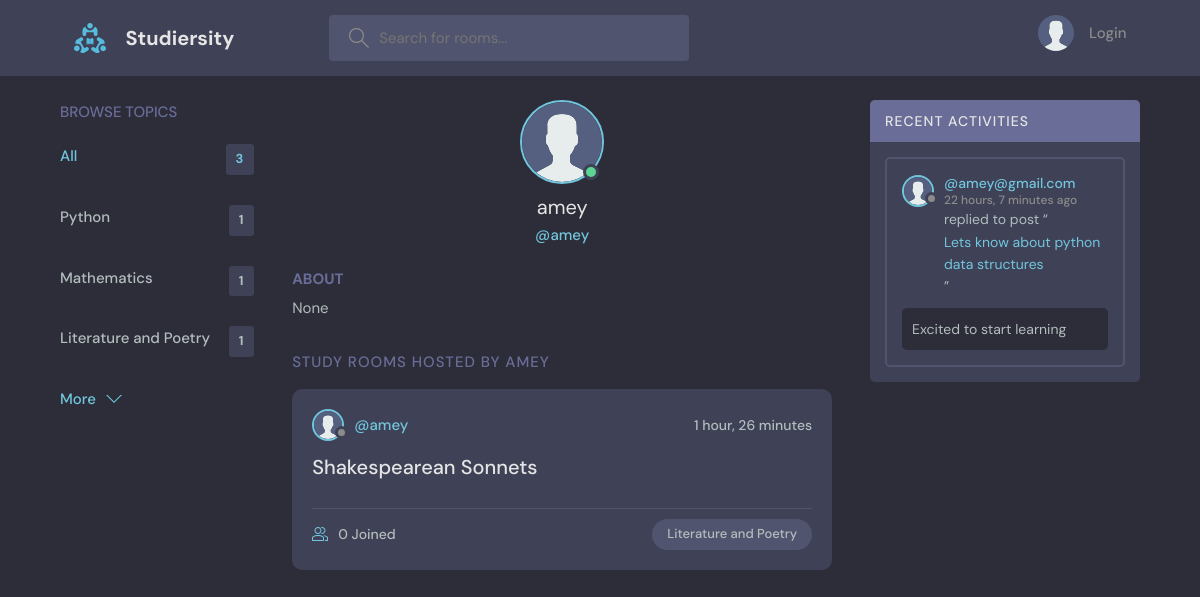
Screenshot of /profile/3/ with the database file from the repository.
### base/models.py (models this page shows, shortened)
class Topic(models.Model):
    name = models.CharField(max_length=200)

class User(AbstractUser):
    name = models.CharField(max_length=200, null=True)
    email = models.EmailField(unique=True, null=True)
    bio = models.TextField(null = True)
    avatar = models.ImageField(null= True, default="avatar.svg")
    USERNAME_FIELD = 'email'
    REQUIRED_FIELDS = []

class Room(models.Model):
    host = models.ForeignKey(User,on_delete= models.SET_NULL, null=True)
    topic = models.ForeignKey(Topic,on_delete= models.SET_NULL, null=True)
    name = models.CharField(max_length=200)
    description = models.TextField(null=True, blank =True)
    participants = models.ManyToManyField(User, related_name='participants', blank = True)
    updated = models.DateTimeField(auto_now=True)
    created = models.DateTimeField(auto_now_add =True)
    class Meta:
        ordering = ['-updated', '-created']
    def __str__(self):
        return  self.name

class Message(models.Model):
    user = models.ForeignKey(User, on_delete= models.CASCADE)
    room = models.ForeignKey(Room, on_delete=models.CASCADE)
    body = models.TextField()
    updated = models.DateTimeField(auto_now=True)
    created = models.DateTimeField(auto_now_add =True)
    class Meta:
        ordering = ['-updated', '-created']

### base/views.py (the view)
# urls.py: path('profile/<str:pk>/',views.userProfile, name = "user-profile"),
def userProfile(request, pk):
    user = User.objects.get(id=pk)
    rooms = user.room_set.all()
    room_messages = user.message_set.all()
    topics = Topic.objects.all()
    context = {'user': user, 'rooms':rooms, 'room_messages':room_messages, 'topics': topics}
    return render(request, 'base/profile.html', context)

### base/templates/base/profile.html (shortened to what this page needs)
{% extends 'main.html' %}
{% block content %}
  <main class="profile-page layout layout--3">
    <div class="container">
      {% include 'base/topics_component.html' %}
      <div class="roomList">
        <div class="profile">
          <div class="profile__avatar">
            <div class="avatar avatar--large active">
              <img src="{{user.avatar.url}}" />
            </div>
          </div>
          <div class="profile__info">
            <h3>{{user.username}}</h3>
            <p>@{{user.username}}</p>
          </div>
          <div class="profile__about">
            <h3>About</h3>
            <p>
              {{user.bio}}
            </p>
          </div>
        </div>
        <div class="roomList__header">
          <div>
            <h2>Study Rooms Hosted by {{user.username}}</a>
            </h2>
          </div>
        </div>
        {% include 'base/feed_component.html' %}
      </div>
      {% include 'base/activity_component.html' %}
    </div>
  </main>
{% endblock content %}

### templates/main.html (shortened to what this page needs)
<!DOCTYPE html>
{% load static %}
<html lang="en">
  <head>
    <link rel="stylesheet" href="{% static 'styles/style.css' %}" />
  </head>
  <body>
    {% include 'navbar.html'%}
    {% block content %}
    {% endblock %}
  </body>
</html>

### templates/navbar.html (shortened to what this page needs)
{% load static %}
<header class="header header--loggedIn">
    <div class="container">
      <a href="{% url 'home' %}" class="header__logo">
        <img src="{% static 'images/logo.svg' %}" />
        <h1>Studiersity</h1>
      </a>
      <form class="header__search" method="GET" action="{% url 'home' %}">
        <label>
          <input name="q" placeholder="Search for rooms..." />
        </label>
      </form>
      <nav class="header__menu">
        {% if request.user.is_authenticated %}
        <div class="header__user">
          <a href="{% url 'user-profile' user.id %}">
            <div class="avatar avatar--medium active">
              <img src="{{request.user.avatar.url}}" />
            </div>
            <p>{{request.user.username}} <span>@{{request.user.username}}</span></p>
          </a>
          <button class="dropdown-button">
            <svg version="1.1" xmlns="http://www.w3.org/2000/svg" width="32" height="32" viewBox="0 0 32 32">
              <title>chevron-down</title>
              <path d="M16 21l-13-13h-3l16 16 16-16h-3l-13 13z"></path>
            </svg>
          </button>
        </div>
        {% else %}
        <a href="{% url 'login' %}">
          <img src="{% static 'images/avatar.svg' %}" />
          <p>Login</p>
        </a>
        {% endif %}
      </nav>
    </div>
  </header>

### base/templates/base/topics_component.html
<div class="topics">
    <div class="topics__header">
      <h2>Browse Topics</h2>
    </div>
    <ul class="topics__list">
      <li>
        <a href="{% url 'home' %}" class="active">All <span>{{topics.count}}</span></a>
      </li>
      {% for topic in topics %}
      <li>
        <a href="{% url 'home' %}?q={{topic.name}}">{{topic.name}}<span>{{topic.room_set.all.count}}</span></a>
      </li>
      {% endfor %}
    </ul>
    <a class="btn btn--link" href="{% url 'topics' %}">
      More
      <svg version="1.1" xmlns="http://www.w3.org/2000/svg" width="32" height="32" viewBox="0 0 32 32">
        <title>chevron-down</title>
        <path d="M16 21l-13-13h-3l16 16 16-16h-3l-13 13z"></path>
      </svg>
    </a>
  </div>

### base/templates/base/feed_component.html (shortened to what this page needs)
{% for room in rooms %}
<div class="roomListRoom">
    <div class="roomListRoom__header">
      <a href="{% url 'user-profile' room.host.id %}" class="roomListRoom__author">
        <div class="avatar avatar--small">
          <img src="{{room.host.avatar.url}}" />
        </div>
        <span>@{{room.host.username}}</span>
      </a>
      <div class="roomListRoom__actions">
        <span>{{room.created|timesince}}</span>
      </div>
    </div>
    <div class="roomListRoom__content">
      <a href="{% url 'room' room.id %}">{{room.name}}</a>
    </div>
    <div class="roomListRoom__meta">
      <a href="{% url 'room' room.id %}" class="roomListRoom__joined">
        {{room.participants.all.count}} Joined
      </a>
      <p class="roomListRoom__topic">{{room.topic.name}}</p>
    </div>
  </div>
  {% endfor %}

### base/templates/base/activity_component.html (shortened to what this page needs)
<div class="activities">
  <div class="activities__header">
    <h2>Recent Activities</h2>
  </div>
  {% for message in room_messages %}
  <div class="activities__box">
    <div class="activities__boxHeader roomListRoom__header">
      <a href="{% url 'user-profile' message.user.id %}" class="roomListRoom__author">
        <div class="avatar avatar--small">
          <img src="{{message.user.avatar.url}}" />
        </div>
        <p>
          @{{message.user}}
          <span>{{message.created|timesince}} ago</span>
        </p>
      </a>
    </div>
    <div class="activities__boxContent">
      <p>replied to post “<a href="{% url 'room' message.room.id %}">{{message.room}}</a>”</p>
      <div class="activities__boxRoomContent">
        {{message.body}}
      </div>
    </div>
  </div>
  {% endfor %}
</div>

### rows the page displays
Topic: name "Python", room_set.all.count "1"
Topic: name "Mathematics", room_set.all.count "1"
Topic: name "Literature and Poetry", room_set.all.count "1"
User: avatar (placeholder picture), username "amey", bio "None", username "AMEY"
Room: host.avatar (placeholder picture), host.username "amey", created "1 hour, 26 minutes", name "Shakespearean Sonnets", participants.all.count "0", topic.name "Literature and Poetry"
Message: user.avatar (placeholder picture), user "amey@gmail.com", created "22 hours, 7 minutes", room "Lets know about python data structures", body "Excited to start learning"

### other values shown
{{ topics.count }} "3"
